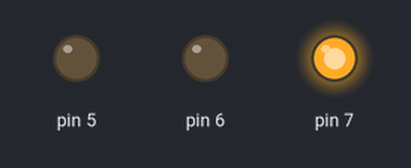
Bench run of a sketch on a simulated Arduino Uno, built with avr-gcc and run on an emulated ATmega328P. Parts: output pins drawn as LEDs (lit = HIGH).

Above: at 0.2 s.
At 1.2 s:
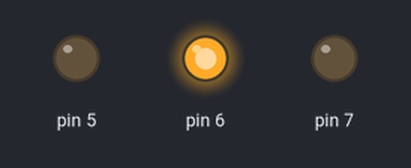
At 2.2 s:
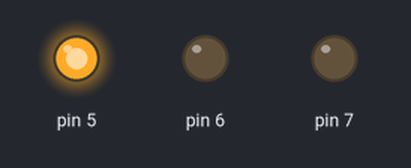
At 5.7 s:
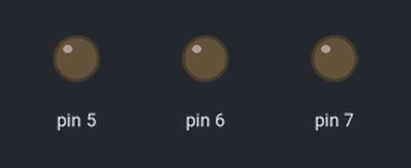
Timing chart, 0 to 6.9 s (numbered marks = the images above):
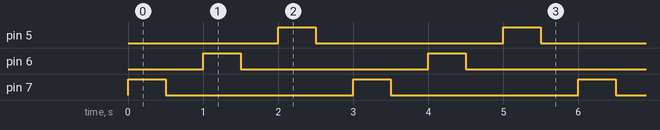

Measured:
- by itself, pin 5–7: alternates HIGH for 0.50 s and LOW for 2.5 s
- by itself, everything shown: repeats every 3.0 s, in 6 steps

The sketch:

Proyecto__1.ino
```cpp
//Lo primero es indentitifcar cada pin con su conrrespondiente salida en el arduino

void setup ( ) {
pinMode ( 7 , OUTPUT) ;
pinMode ( 6 , OUTPUT) ;
pinMode ( 5 , OUTPUT) ;
}

//Le damos la orden a la programación para que encienca una luz, espere 5 seg, luego la otra luz que espere 5 seg y finalmente la última

void loop ( ) {
digitalWrite(7, HIGH) ;
delay (500) ;
digitalWrite (7, LOW) ;
delay (500) ;
digitalWrite (6 ,HIGH) ;
delay (500) ;
digitalWrite(6 ,LOW) ;
delay (500) ;
digitalWrite (5, HIGH) ;
delay (500) ;
digitalWrite (5, LOW) ;
delay (500) ;
}
```
